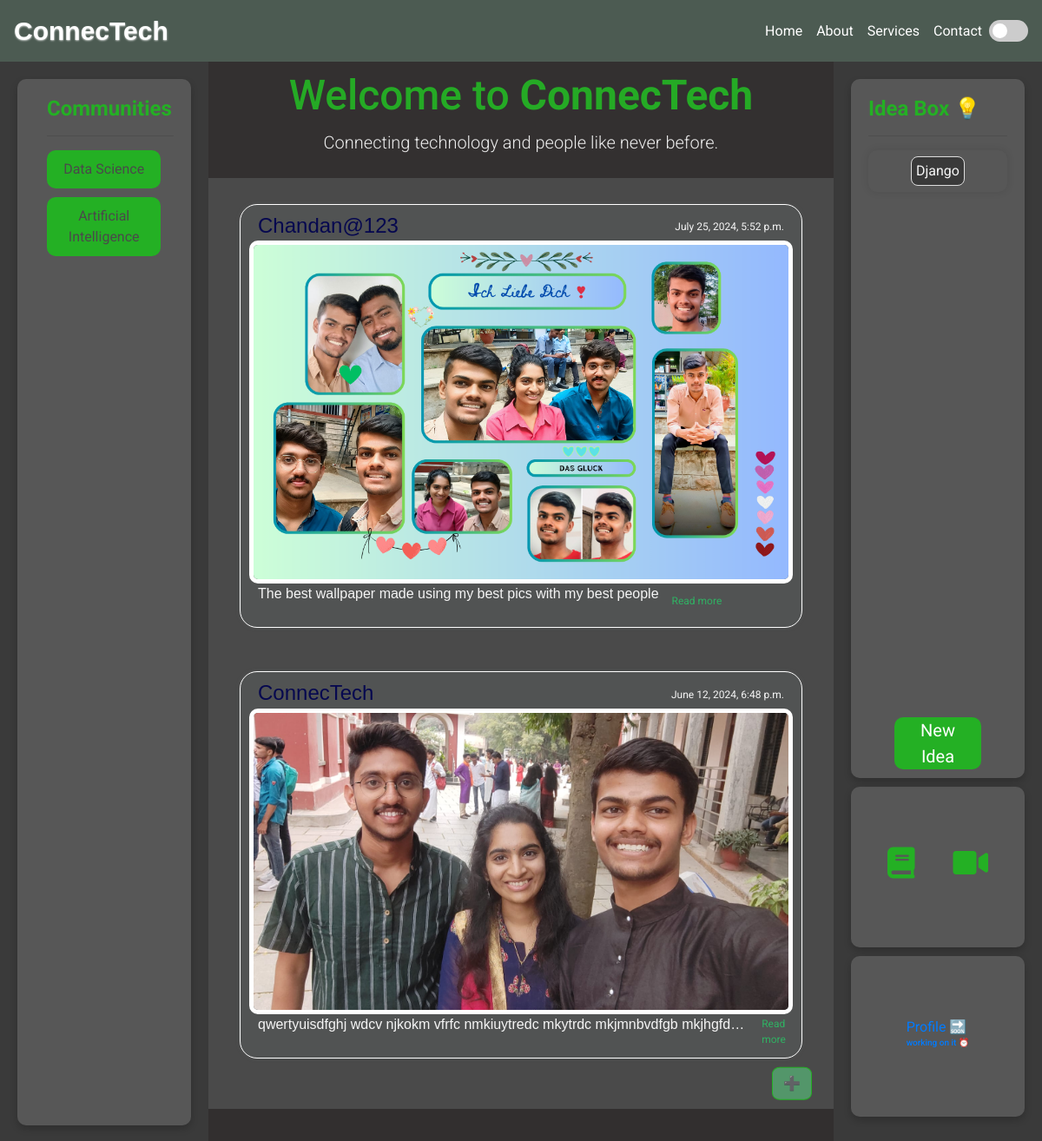
The app's page /home/ (signed in) with its own data.
### app/models.py (models this page shows, shortened)
class Community(models.Model):
    name = models.CharField(max_length=100)
    title = models.CharField(max_length=200)
    logo_url = models.URLField(max_length=200)
    description = models.TextField()

class Post(models.Model):
    user = models.ForeignKey(User, on_delete=models.CASCADE)
    image = models.ImageField(upload_to='images/')
    description = models.TextField(blank=True)
    created_at = models.DateTimeField(auto_now_add=True)
    likes = models.ManyToManyField(User, related_name='likes', blank=True)

class Idea(models.Model):
    title = models.CharField(max_length=100)
    domain = models.CharField(max_length=100)
    description = models.TextField()
    email = models.EmailField()

### app/views.py (the view)
# urls.py: path('home/', views.home, name='home'),
@login_required
def home(request):
    ideas = Idea.objects.all()
    communities = Community.objects.all()
    posts = Post.objects.all().order_by('-created_at')
    if request.method == 'POST':
        form = IdeaForm(request.POST)
        if form.is_valid():
            form.save()
            return redirect('home')
    else:
        form = IdeaForm()
    return render(request, 'home.html', {'communities': communities, 'posts': posts, 'ideas': ideas, 'form': form})

### templates/home.html (shortened to what this page needs)
<!DOCTYPE html>
<html lang="en">
  <head>
    <link
      href="https://stackpath.bootstrapcdn.com/bootstrap/4.5.2/css/bootstrap.min.css"
      rel="stylesheet"
    />
    <link
      href="https://cdnjs.cloudflare.com/ajax/libs/font-awesome/5.15.4/css/all.min.css"
      rel="stylesheet"
    />
    <link
      rel="stylesheet"
      href="https://cdnjs.cloudflare.com/ajax/libs/font-awesome/6.0.0-beta3/css/all.min.css"
    />
    <link
      rel="stylesheet"
      href="https://cdnjs.cloudflare.com/ajax/libs/font-awesome/6.0.0-beta3/css/all.min.css"
    />
  </head>
  <body>
    <header>
      <nav class="navbar navbar-expand-lg navbar-dark">
        <a class="navbar-brand" href="#">ConnecTech</a>
        <div class="collapse navbar-collapse" id="navbarNav">
          <ul class="navbar-nav ml-auto">
            <li class="nav-item">
              <a class="nav-link" href="#">Home</a>
            </li>
            <li class="nav-item">
              <a class="nav-link" href="#">About</a>
            </li>
            <li class="nav-item">
              <a class="nav-link" href="{% url 'contrib' %}">Services</a>
            </li>
            <li class="nav-item">
              <a class="nav-link" href="#">Contact</a>
            </li>
            <li class="nav-item d-flex align-items-center">
              <label class="toggle-switch mb-0">
                <span class="slider"></span>
              </label>
            </li>
          </ul>
        </div>
      </nav>
    </header>
    <main>
      <div class="column left-column">
        <div class="column-content">
          <h3 class="chead">Communities</h3>
          <hr />
          <div class="community-list">
            <ul style="list-style-type: none; padding-left: 0; width: 100%">
              {% for community in communities %}
              <li>
                <a
                  href="{% url 'community_detail' community.pk %}"
                  style="color: white; text-decoration: none"
                >
                  <button class="community-item">
                    {{ community.name }}
                  </button></a
                >
              </li>
              {% endfor %}
            </ul>
          </div>
        </div>
      </div>
      <div class="column middle-column">
        <div class="sp" id="sp">
          <h1 class="heading">Welcome to <strong>ConnecTech</strong></h1>
          <p class="lead text-center" style="margin-top: -10px">
            Connecting technology and people like never before.
          </p>
        </div>
        {% for post in posts %}
        <div class="pc">
          <h4 class="pun">{{ post.user.username }}</h4>
          <div class="created-time">
            <div class="time-card">{{ post.created_at }}</div>
          </div>
          <img
            src="{{ post.image.url }}"
            alt="Image"
            title="{{post.description}}"
          />
          <div class="post-details">
             {% if post.description %}
            <p class="description">{{ post.description }}</p>
            <span class="read-more">Read more</span>
            {% endif %}
          </div>
        </div>
        {% endfor %}
        <button class="btn" data-toggle="modal" data-target="#postModal">
          ➕
        </button>
      </div>
      <div class="column right-column">
        <div class="right1-column-content">
          <h2 class="chead">Idea Box 💡</h2>
          <hr />
          <div class="ideas-container">
            {% for idea in ideas %}
            <div class="idea">
              <a class="ideaN" href="{% url 'idea_detail' idea.id %}"
                >{{ idea.title }}</a
              >
            </div>
            {% endfor %}
          </div>
          <button
            class="new-idea-btn"
            onclick="document.getElementById('ideaForm').style.display='block'"
          >
            New Idea
          </button>
        </div>
        <div class="right2-column-content">
          <a href="https://colab.research.google.com/" target="_blank"
            ><h3 id="i" class="fas fa-book"></h3
          ></a>
          <a href="https://meet.google.com/landing?pli=1" target="_blank"
            ><h3 id="i" class="fas fa-video"></h3
          ></a>
        </div>
        <div class="right2-column-content">
          <a href="#"
            >Profile 🔜
            <h6 style="font-size: 10px">working on it ⏰</h6></a
          >
        </div>
      </div>
    </main>
  </body>
</html>

### records on screen
Community: name "Data Science"
Community: name "Artificial Intelligence"
Post: user.username "Chandan@123", created_at "July 25, 2024, 5:52 p.m.", image (picture), description "The best wallpaper made using my best pics with my best people"
Post: user.username "ConnecTech", created_at "June 12, 2024, 6:48 p.m.", image (picture), description "qwertyuisdfghj wdcv njkokm vfrfc nmkiuytredc mkytrdc mkjmnbvdfgb mkjhgfd…"
Idea: title "Django"
